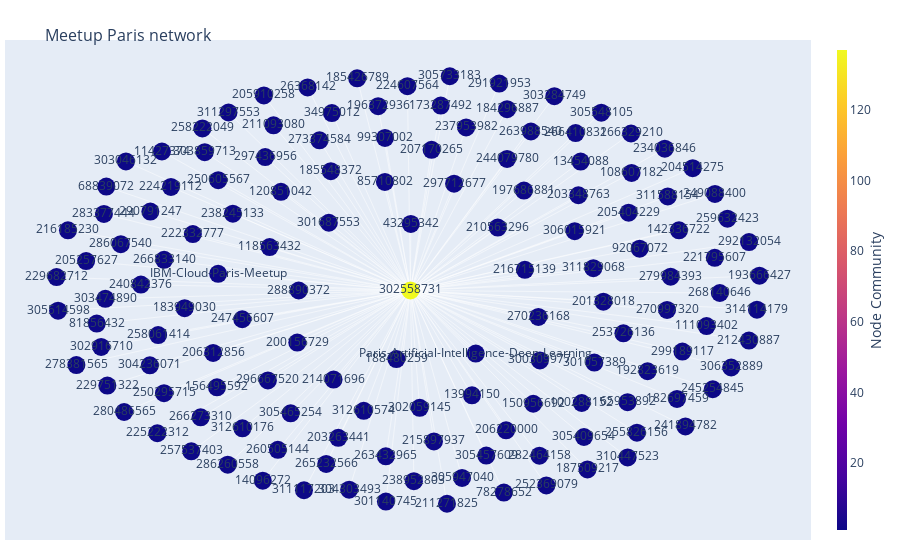

The code cell stored with this chart in its notebook:
### Code cell
# Number of communities, communities may or may not be related to group
communities = sorted(nxcom.greedy_modularity_communities(G), key=len, reverse=True)
print(f"The meetup Paris network contains {len(communities)} communities.")
#302558731
for i in communities:
    contains = 301140745 in i
    if contains:
        break

edges = []
for n in i:
    rel = (302558731, n)
    edges.append(rel)
    
nodes = list(i)

print(nodes)
G2 = nx.Graph()
G2.add_nodes_from(nodes, node_color='r')
G2.add_edges_from(edges)
# sample visualization extracted from documentation, it works but looks ugly and hard to read
pos = nx.spring_layout(G2)
for n, p in pos.items():
    G2.nodes[n]['pos'] = p

edge_trace = go.Scatter(
    x=[],
    y=[],
    line=dict(width=0.5,color='#FFF'),
    hoverinfo='none',
    mode='lines')

for edge in G2.edges():
    x0, y0 = G2.nodes[edge[0]]['pos']
    x1, y1 = G2.nodes[edge[1]]['pos']
    edge_trace['x'] += tuple([x0, x1, None])
    edge_trace['y'] += tuple([y0, y1, None])

node_trace = go.Scatter(
    x=[],
    y=[],
    text=[],
    mode='markers+text',
    showlegend = False,
    
    marker=dict(
        color=[],
        size=18,
        colorbar=dict(
            thickness=10,
            title='Node Community',
            xanchor='left',
            titleside='right'
        ),
        line=dict(width=0)))

for node in G2.nodes():
    x, y = G2.nodes[node]['pos']
    node_trace['x'] += tuple([x])
    node_trace['y'] += tuple([y])    

for node, adjacencies in enumerate(G2.adjacency()):
    node_trace['marker']['color']+=tuple([len(adjacencies[1])])
    node_info = str(adjacencies[0])
    node_trace['text']+=tuple([node_info])

fig = go.Figure(data=[edge_trace, node_trace],
             layout=go.Layout(
                title='<br>Meetup Paris network',
                titlefont=dict(size=16),
                showlegend=False,
                hovermode='closest',
                margin=dict(b=20,l=5,r=5,t=40),
                annotations=[ dict(
                    text="",
                    showarrow=False,
                    xref="paper", yref="paper") ],
                xaxis=dict(showgrid=False, zeroline=False, showticklabels=False),
                yaxis=dict(showgrid=False, zeroline=False, showticklabels=False)))

iplot(fig)

### Figure 1 — Plotly figure (JSON) as saved in the notebook; plotly's stock layout.template omitted (floating-point values rounded to 4 significant figures; data arrays with more than 128 entries replaced by an {"elided": "..."} marker saying what was removed)
{"data": [{"hoverinfo": "none", "line": {"color": "#FFF", "width": 0.5}, "mode": "lines", "type": "scatter", "x": {"elided": "411 float values"}, "y": {"elided": "411 float values"}}, {"marker": {"color": {"elided": "138 int values"}, "colorbar": {"thickness": 10, "title": {"side": "right", "text": "Node Community"}, "xanchor": "left"}, "line": {"width": 0}, "size": 18}, "mode": "markers+text", "showlegend": false, "text": {"elided": "138 str values"}, "type": "scatter", "x": {"elided": "138 float values"}, "y": {"elided": "138 float values"}}], "layout": {"annotations": [{"showarrow": false, "text": "", "xref": "paper", "yref": "paper"}], "hovermode": "closest", "margin": {"b": 20, "l": 5, "r": 5, "t": 40}, "showlegend": false, "title": {"font": {"size": 16}, "text": "<br>Meetup Paris network"}, "xaxis": {"showgrid": false, "showticklabels": false, "zeroline": false}, "yaxis": {"showgrid": false, "showticklabels": false, "zeroline": false}}}
